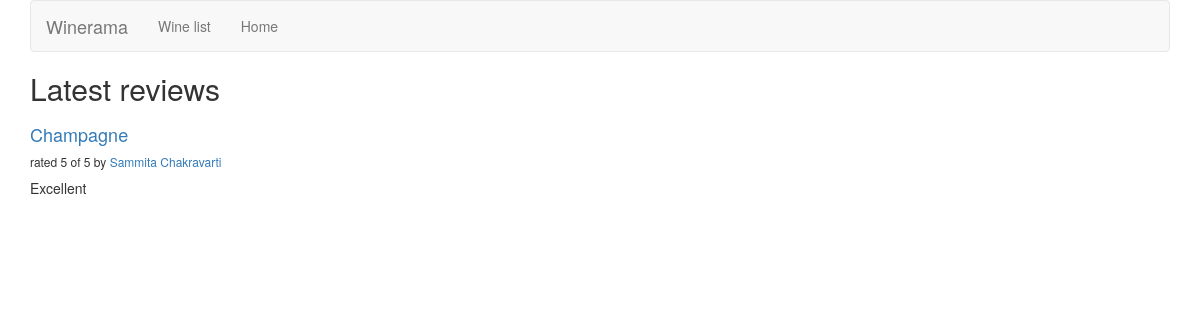
The app's page /, older data.
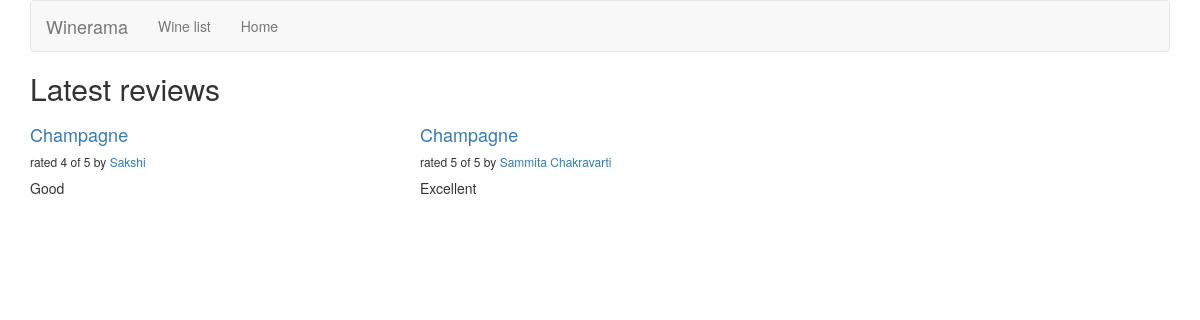
The same page, newer data.
### reviews/models.py (models this page shows, shortened)
class Review(models.Model):
    RATING_CHOICES = (
        (1, '1'),
        (2, '2'),
        (3, '3'),
        (4, '4'),
        (5, '5'),
    )
    wine = models.ForeignKey(Wine)
    pub_date = models.DateTimeField('date published')
    user_name = models.CharField(max_length=100)
    comment = models.CharField(max_length=200)
    rating = models.IntegerField(choices=RATING_CHOICES)

class Wine(models.Model):
    name = models.CharField(max_length=200)

### reviews/views.py (the view)
# urls.py: url(r'^$', views.review_list, name='review_list'),
def review_list(request):
    latest_review_list = Review.objects.order_by('-pub_date')[:9]
    context = {'latest_review_list': latest_review_list}
    return render(request, 'reviews/review_list.html', context)

### templates/reviews/review_list.html
{% extends 'reviews/base.html' %}
{% block title %}
<h2>Latest reviews</h2>
{% endblock %}
{% block content %}
{% if latest_review_list %}
<div class="row">
    {% for review in latest_review_list %}
    <div class="col-xs-6 col-lg-4">
        <h4><a href="{% url 'reviews:review_detail' review.id %}">
        {{ review.wine.name }}
        </a></h4>
        <h6>rated {{ review.rating }} of 5 by <a href="{% url 'reviews:user_review_list' review.user_name %}" >{{ review.user_name }}</a></h6>
        <p>{{ review.comment }}</p>
    </div>
    {% endfor %}
</div>
{% else %}
<p>No reviews are available.</p>
{% endif %}
{% endblock %}

Row changes from the older to the newer data that the page shows:
added Review: wine.name "Champagne", rating "4", user_name "Sakshi", comment "Good"
